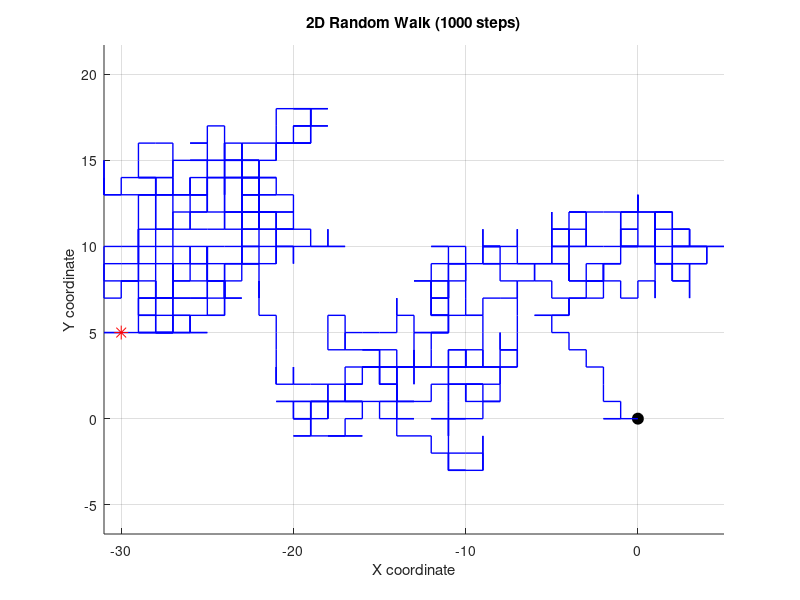

Source code (MATLAB):
function final_distance = randomWalk2D(n_steps)
    if nargin < 1
        n_steps = 1000;
    end

    % preallocate coordinate arrays
    x = zeros(1, n_steps);
    y = zeros(1, n_steps);
    
    figure; 
    hold on;
    axis equal;
    grid on;
    title(sprintf('2D Random Walk (%d steps)', n_steps));
    xlabel('X coordinate');
    ylabel('Y coordinate');
    
    % mark the starting point
    plot(0, 0, 'ko', 'MarkerSize', 8, 'MarkerFaceColor', 'k');

    % do the random walk in 4 directions
    for i = 2:n_steps
        r = rand();
        if r < 0.25
            x(i) = x(i-1);
            y(i) = y(i-1) + 1;
        elseif r < 0.50
            x(i) = x(i-1);
            y(i) = y(i-1) - 1;
        elseif r < 0.75
            x(i) = x(i-1) + 1;
            y(i) = y(i-1);
        else
            x(i) = x(i-1) - 1;
            y(i) = y(i-1);
        end
    end
    
    % plot the last point
    plot(x, y, 'b-', 'LineWidth', 1);
    plot(x(end), y(end), 'r*', 'MarkerSize', 10, 'MarkerFaceColor', 'r');
    
    % calculate distance from the origin
    final_distance = sqrt(x(end)^2 + y(end)^2);
    fprintf('Final distance from origin: %.2f units\n', final_distance);
    hold off;
end
